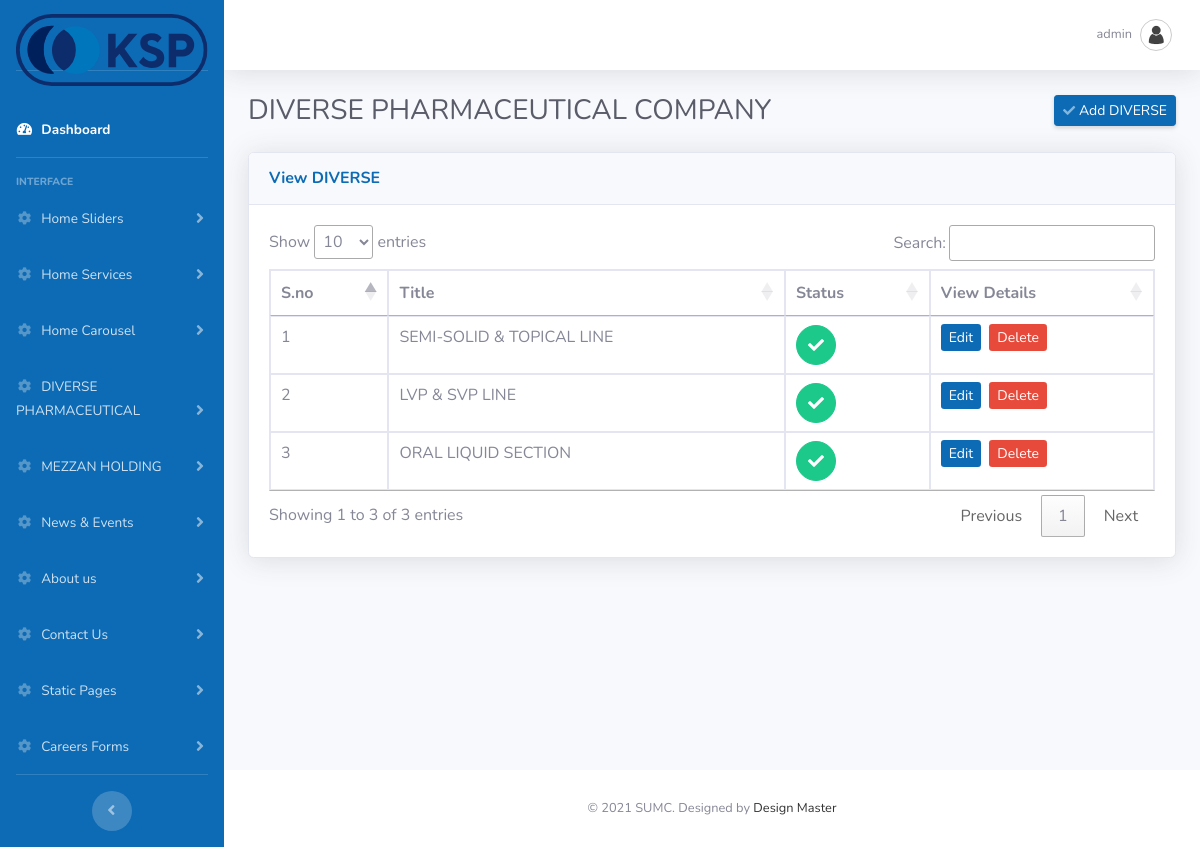
Screenshot of /admin/diverselist.php (signed in) with the database file from the repository.
### tables this page shows
CREATE TABLE `sumc_adminuser` (
  `id` int(11) NOT NULL,
  `username` varchar(225) NOT NULL,
  `password` varchar(225) NOT NULL,
  `email` varchar(225) NOT NULL,
  `status` int(11) NOT NULL,
  `date` datetime NOT NULL
);

CREATE TABLE `sumc_diverse` (
  `id` int(11) NOT NULL,
  `title` varchar(150) NOT NULL,
  `image` varchar(200) NOT NULL,
  `content` text NOT NULL,
  `status` tinyint(4) NOT NULL,
  `ordering` int(11) NOT NULL,
  `created_date` date NOT NULL
);

### admin/diverselist.php (the view, shortened to what this page needs)
<?php
include_once("connection.php");
?>
<!DOCTYPE html>
<html lang="en">
<head>
  <link href="vendor/fontawesome-free/css/all.min.css" rel="stylesheet" type="text/css">
  <link href="css/admin.css" rel="stylesheet">
</head>
<body id="page-top">
  <div id="wrapper">
    <?php
	include_once('header.php');
	?>
        <div class="container-fluid">
          <div class="d-sm-flex align-items-center justify-content-between mb-4">
            <h1 class="h3 mb-0 text-gray-800">DIVERSE PHARMACEUTICAL COMPANY</h1>
            <a href="edit_diverse.php" class="d-none d-sm-inline-block btn btn-sm btn-primary shadow-sm"><i class="fas fa-check fa-sm text-white-50"></i> Add DIVERSE</a>
          </div>
          <div class="row">
            <div class="col-lg-12 mb-12">
              <div class="card shadow mb-8">
                <div class="card-header py-3">
                  <h6 class="m-0 font-weight-bold text-primary">View DIVERSE</h6>
                </div>
                <div class="card-body">
                  <div class="table-responsive">
                    <table class="table table-bordered" id="example" width="100%" cellspacing="0">
                      <thead>
                        <tr>
                          <th>S.no</th>
                          <th>Title</th>
                          <th>Status</th>
                          <th>View Details</th>
                        </tr>
                      </thead>
                      <tbody>
					  <?php
					  $project_features_sql = mysqli_query($connection,"select * from  sumc_diverse order by id desc ");
					  if(mysqli_num_rows($project_features_sql) > 0) {
						  $i = 1;
						  while($project_features_result = mysqli_fetch_array($project_features_sql)) {
							  $id = $project_features_result['id'];
							  if($project_features_result['status'] == '1'){
									$status = '0';
									} else {
										$status = '1';
									}
							  ?>
							  <tr>
							  <td><?php echo $i; ?></td>
							  <td><?php echo $project_features_result['title']; ?></td>
							  <td><a class="btn btn-success btn-circle" href="#" id="status_<?php echo $project_features_result['id'] ?>&status=<?php echo $status ?>">
							  <?php if($project_features_result['status']=='0'){ ?>
											<i style="color:white !important" class="fas fa-times"></i>
										<?php } else { ?>
											<i class="fa fa-check"></i>
										<?php } ?>
										</a>
							  </td>
                                                          <td><a href="edit_diverse.php?id=<?php echo $id; ?>" class="btn-sm btn-primary">Edit</a>&nbsp;
							  <a href="#" id="delete_<?php echo $id; ?>" class="btn-sm btn-danger">Delete</a></td>
							</tr>
							  <?php
							  $i++;
						  }
					  }
					  ?>
                      </tbody>
                    </table>
                  </div>
                </div>
              </div>
            </div>
          </div>
        </div>
      </div>
<?php
include_once('footer.php');
?>
 <link href="https://cdn.datatables.net/1.10.20/css/jquery.dataTables.min.css" rel="stylesheet" type="text/css" media="all" />
<link href="https://cdn.datatables.net/select/1.3.1/css/select.dataTables.min.css" rel="stylesheet" type="text/css" media="all" />

### admin/header.php (shortened to what this page needs)
<?php
include_once("connection.php");
	if(isset($_SESSION['SESS_MEMBER_ID'])) {
	$loginid = $_SESSION['SESS_MEMBER_ID'];
	$user_query = mysqli_query($connection,"SELECT * from sumc_adminuser where id=$loginid");
	$user_res = mysqli_fetch_array($user_query);
	}
	else {
		header("Location:index.php");
	}
?>
    <link rel="stylesheet" type="text/css" href="https://cdnjs.cloudflare.com/ajax/libs/bootstrap-datepicker/1.5.0/css/bootstrap-datepicker.standalone.css" />
    <link rel="stylesheet" type="text/css" href="js/jquery.timepicker.css" />
    <link rel="stylesheet" type="text/css" href="js/jquery.ptTimeSelect.css" />
    <link rel="stylesheet" href="https://ajax.googleapis.com/ajax/libs/jqueryui/1.7.2/themes/ui-lightness/jquery-ui.css" type="text/css" media="all" />
<ul class="navbar-nav bg-gradient-secondary sidebar sidebar-dark accordion" id="accordionSidebar">
      <a class="sidebar-brand d-flex align-items-center justify-content-center" href="dashboard.php">
       <div class="sidebar-brand-text" style="padding-top:30px;">
           <img src="../images/kspic-logo.svg" height="150%" width="100%" />
	   </div>
     </a>
     <li class="nav-item active">
      <a class="nav-link" href="dashboard.php">
        <i class="fas fa-fw fa-tachometer-alt"></i>
        <span>Dashboard</span></a>
      </li>
      <hr class="sidebar-divider">
      <div class="sidebar-heading">
        Interface
      </div>
      <li class="nav-item">
        <a class="nav-link collapsed" href="#" data-toggle="collapse" data-target="#collapseOne" aria-expanded="true" aria-controls="collapseOne">
          <i class="fas fa-fw fa-cog"></i>
          <span>Home Sliders</span>
        </a>
      </li>
	  <li class="nav-item">
        <a class="nav-link collapsed" href="#" data-toggle="collapse" data-target="#collapseTwo" aria-expanded="true" aria-controls="collapseTwo">
          <i class="fas fa-fw fa-cog"></i>
          <span>Home Services</span>
        </a>
      </li>
      <li class="nav-item">
        <a class="nav-link collapsed" href="#" data-toggle="collapse" data-target="#collapseThree" aria-expanded="true" aria-controls="collapseThree">
          <i class="fas fa-fw fa-cog"></i>
          <span>Home Carousel</span>
        </a>
      </li>
<li class="nav-item">
        <a class="nav-link collapsed" href="#" data-toggle="collapse" data-target="#collapseNine" aria-expanded="true" aria-controls="collapseFour">
          <i class="fas fa-fw fa-cog"></i>
          <span>DIVERSE PHARMACEUTICAL</span>
        </a>
      </li>
      <li class="nav-item">
        <a class="nav-link collapsed" href="#" data-toggle="collapse" data-target="#collapseTen" aria-expanded="true" aria-controls="collapseten">
          <i class="fas fa-fw fa-cog"></i>
          <span>MEZZAN HOLDING</span>
        </a>
      </li>
<li class="nav-item">
        <a class="nav-link collapsed" href="#" data-toggle="collapse" data-target="#collapseFour" aria-expanded="true" aria-controls="collapseFour">
          <i class="fas fa-fw fa-cog"></i>
          <span>News & Events</span>
        </a>
      </li>
<li class="nav-item">
        <a class="nav-link collapsed" href="#" data-toggle="collapse" data-target="#collapseFive" aria-expanded="true" aria-controls="collapseFive">
          <i class="fas fa-fw fa-cog"></i>
          <span>About us</span>
        </a>
      </li>
<li class="nav-item">
        <a class="nav-link collapsed" href="#" data-toggle="collapse" data-target="#collapseEight" aria-expanded="true" aria-controls="collapseEight">
          <i class="fas fa-fw fa-cog"></i>
          <span>Contact Us</span>
        </a>
      </li>
<li class="nav-item">
        <a class="nav-link collapsed" href="#" data-toggle="collapse" data-target="#collapseSix" aria-expanded="true" aria-controls="collapseSix">
          <i class="fas fa-fw fa-cog"></i>
          <span>Static Pages</span>
        </a>
      </li>
<li class="nav-item">
        <a class="nav-link collapsed" href="#" data-toggle="collapse" data-target="#collapseSeven" aria-expanded="true" aria-controls="collapseSeven">
          <i class="fas fa-fw fa-cog"></i>
          <span>Careers Forms</span>
        </a>
      </li>
          <hr class="sidebar-divider d-none d-md-block">
          <div class="text-center d-none d-md-inline">
            <button class="rounded-circle border-0" id="sidebarToggle"></button>
          </div>
        </ul>
        <div id="content-wrapper" class="d-flex flex-column">
          <div id="content">
            <nav class="navbar navbar-expand navbar-light bg-white topbar mb-4 static-top shadow">
          <ul class="navbar-nav ml-auto">
            <li class="nav-item dropdown no-arrow">
              <a class="nav-link dropdown-toggle" href="#" id="userDropdown" role="button" data-toggle="dropdown" aria-haspopup="true" aria-expanded="false">
                <span class="mr-2 d-none d-lg-inline text-gray-600 small"><?php echo $user_res['username']; ?></span>
                <img class="img-profile rounded-circle" src="img/user.png">
              </a>
            </li>
          </ul>
        </nav>

### rows the page displays
sumc_adminuser: username "admin"
sumc_diverse: title "SEMI-SOLID & TOPICAL LINE", status 1 (drawn)
sumc_diverse: title "LVP & SVP LINE", status 1 (drawn)
sumc_diverse: title "ORAL LIQUID SECTION", status 1 (drawn)
